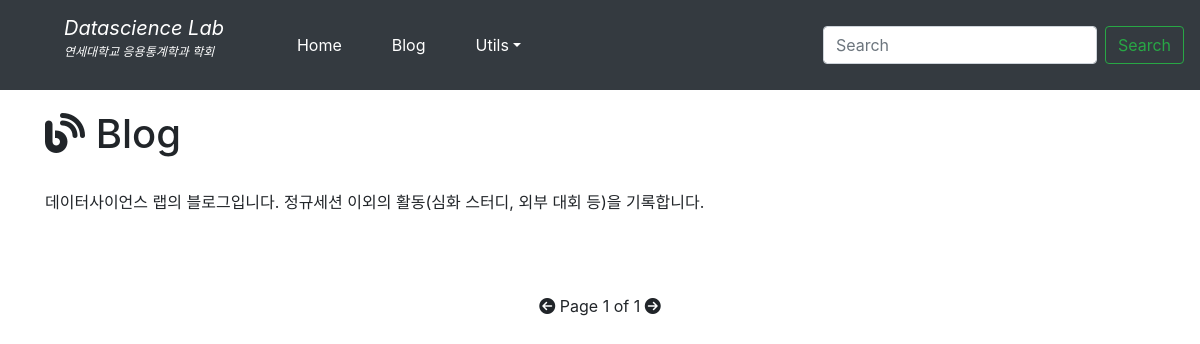
Page /blog/ on the earlier database version.
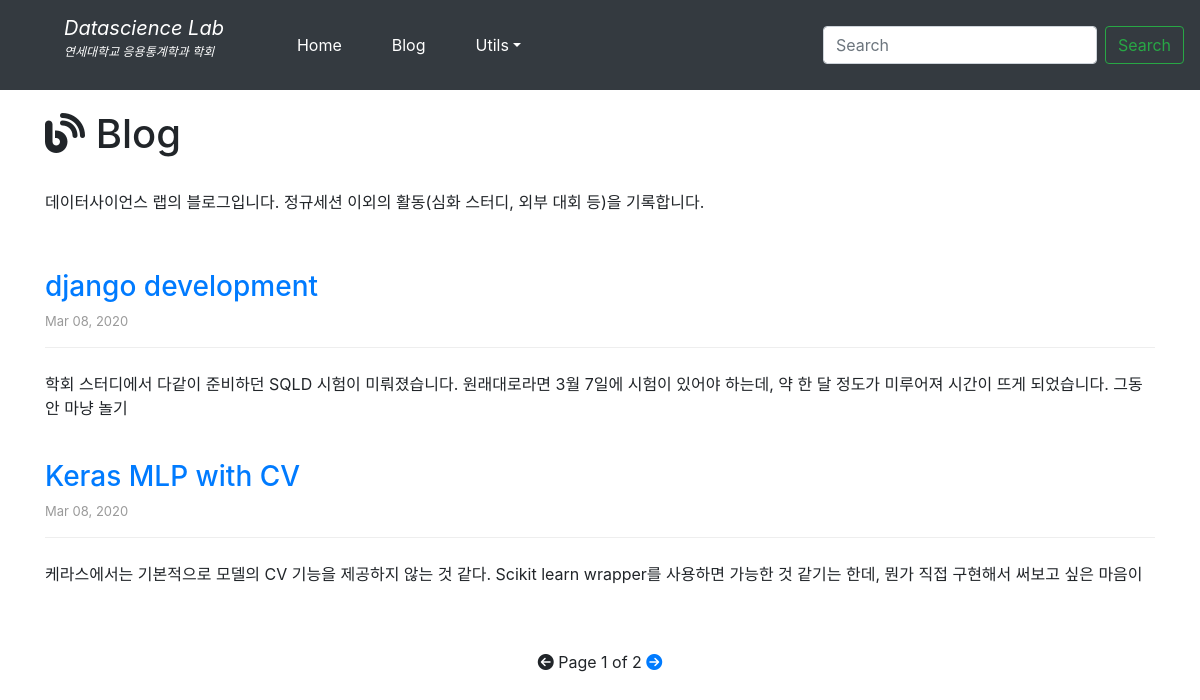
Same page on the later database version.
### blog/models.py (models this page shows, shortened)
class Post(models.Model):
	title = models.CharField('TITLE', max_length=50)
	slug = models.SlugField('SLUG', max_length=50, help_text = 'one word for title alias', allow_unicode=True)
	description = models.CharField('DESCRIPTION', max_length=100, help_text = 'simple description')
	content = models.TextField('CONTENT')
	create_dt = models.DateTimeField('CREATE DATE', auto_now_add = True)
	modify_dt = models.DateTimeField('MODIFY DATE', auto_now = True)
	tags = TaggableManager(blank=True)
	class Meta:
		verbose_name = 'post'
		verbose_name_plural = 'posts'
		db_table = 'blog_posts'
		ordering = ('-modify_dt',)
	def get_absolute_url(self):
		return reverse('blog:post_detail', args=(self.slug,))

### blog/views.py (the view)
# urls.py: path('', PostLV.as_view(), name='index'),
class PostLV(ListView):
	model = Post
	template_name = 'blog/post_all.html'
	context_object_name = 'posts'
	paginate_by = 2

### blog/templates/blog/post_all.html (shortened to what this page needs)
{% extends "blog/base.html" %}
{% block content %}
<h1><i class="fas fa-blog"></i> Blog</h1>
<br>
<p class="message">
	데이터사이언스 랩의 블로그입니다. 정규세션 이외의 활동(심화 스터디, 외부 대회 등)을 기록합니다.
<p>
<br>
{% for post in posts %}
	<h3><a href="{{ post.get_absolute_url }}">{{ post.title }}</a></h3>
	<p class="post-date">{{ post.modify_dt|date:"M d, Y" }}</p>
	<div class="hr"></div>
	<p>{{ post.description }}</p>
	<br>
{%endfor %}
<br>
<div style="text-align:center;">
	{% if page_obj.has_previous %}
		<a href="?page={{ page_obj.previous_page_number }}"><i class="fas fa-arrow-circle-left" aria-hidden="true"></i></a>
	{% else %}
		<span><i class="fas fa-arrow-circle-left" aria-hidden="true"></i></span>
	{% endif %}
	Page {{ page_obj.number }} of {{ page_obj.paginator.num_pages }}
	{% if page_obj.has_next %}
		<a href="?page={{ page_obj.next_page_number }}"><i class="fas fa-arrow-circle-right" aria-hidden="true"></i></a>
	{% else %}
		<span><i class="fas fa-arrow-circle-right" aria-hidden="true"></i></span>
	{% endif %}
</div>
{% endblock %}

### blog/templates/blog/base.html
{% extends "base.html" %}
{% block extra-style %}
{% load static %}
<link rel="stylesheet" type="text/css" href="{% static 'css/blog.css' %}"/>
{% endblock %}

### templates/base.html (shortened to what this page needs)
{% load static %}
<!DOCTYPE html>
<html lang="ko">
<head>
  <link rel="stylesheet" href="https://stackpath.bootstrapcdn.com/bootstrap/4.4.1/css/bootstrap.min.css">
  {% block extra-style %}{% endblock %}
</head>
<body style="padding-top:110px;">
  <nav class="navbar navbar-expand-lg navbar-dark bg-dark fixed-top">
    <span class="navbar-brand mx-5 mb-0 font-weight-blod font-italic" href="#">Datascience Lab <br><p style="font-size:12px;">연세대학교 응용통계학과 학회</p></span>
    <div class="collapse navbar-collapse" id="navbarSupportedContent">
      <ul class="navbar-nav mr-auto">
        <li class="nav-item mx-1 btn">
          <a class="nav-link text-white" href="{% url 'home' %}">Home</a>
        </li>
        <li class="nav-item mx-1 btn">
          <a class="nav-link text-white" href="{% url 'blog:index' %}">Blog</a>
        </li>
        <li class="nav-item dropdown mx-1 btn">
          <a class="nav-link dropdown-toggle text-white" href="#" data-toggle="dropdown">Utils</a>
        </li>
      </ul>
      <form class="form-inline my-2 my-lg-0">
        <input class="form-control mr-sm-2" type="search" placeholder="Search" aria-label="Search">
        <button class="btn btn-outline-success my-2 my-sm-0" type="submit">Search</button>
      </form>
    </div>
  </nav>
  <div class="container">
    {% block content %}{% endblock %}
  </div>
</body>
</html>

### blog/static/css/blog.css (style rules this page uses)
.hr { padding-bottom: 0; border-bottom:1px solid #eee; margin-bottom: 1.5rem }
.post-date { font-size:13px; color:#9A9A9A; }
ul { list-style-type:none; padding-left: 1.2em;> }

Differences in the rows shown:
added Post: title "django development", modify_dt "Mar 08, 2020", description "학회 스터디에서 다같이 준비하던 SQLD 시험이 미뤄졌습니다. 원래대로라면 3월 7일에 시험이 있어야 하는데, 약 한 달 정도가 미루어져 시간이 뜨게 되었습니다. 그동안 마냥 놀기"
added Post: title "Keras MLP with CV", modify_dt "Mar 08, 2020", description "케라스에서는 기본적으로 모델의 CV 기능을 제공하지 않는 것 같다. Scikit learn wrapper를 사용하면 가능한 것 같기는 한데, 뭔가 직접 구현해서 써보고 싶은 마음이"
Other differences:
{{ page_obj.paginator.num_pages }}: "1" → "2"
